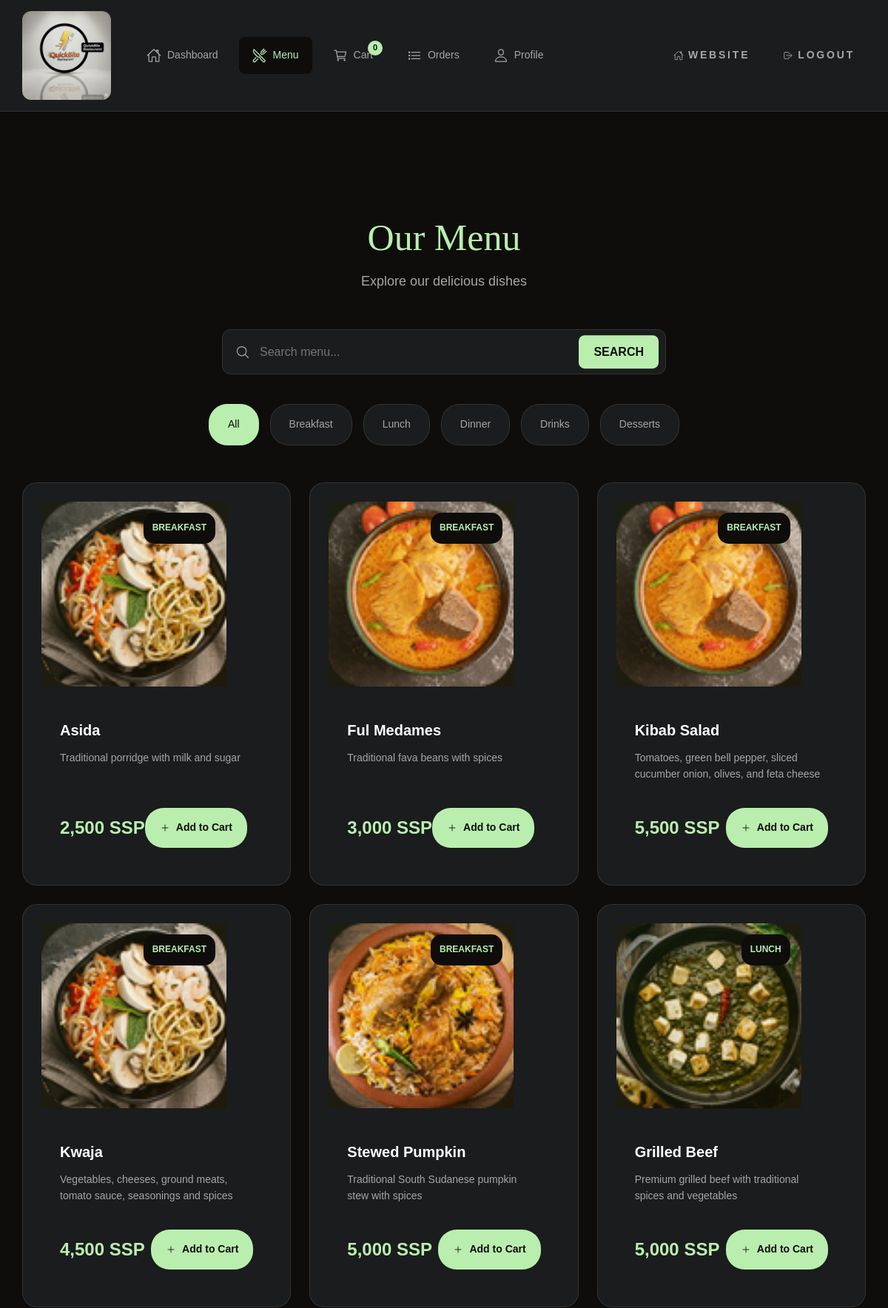
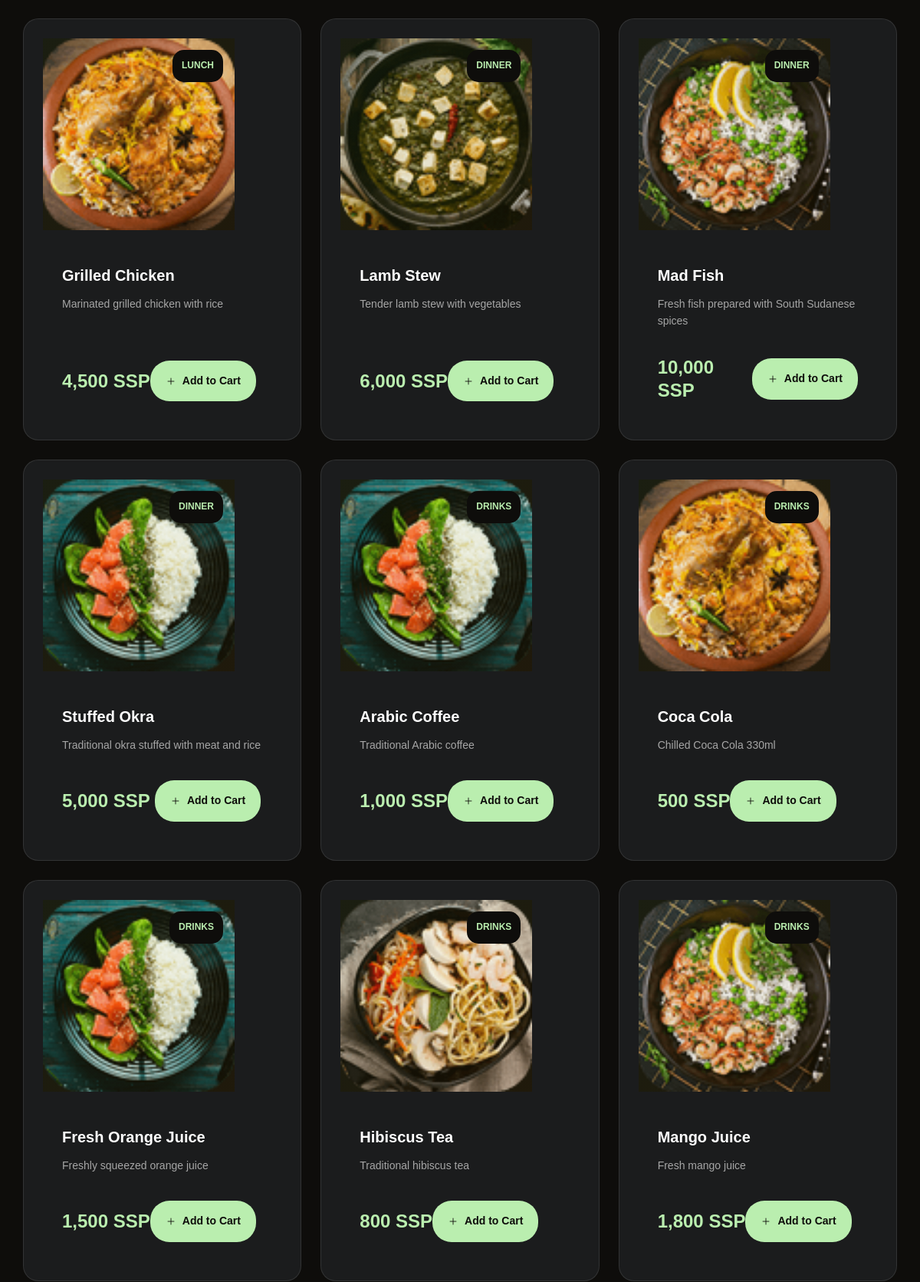
/customer/menu.php (signed in, upper part), run on the app's committed database (2 pictures, top to bottom).
### tables this page shows
CREATE TABLE menu_items (
    id INT AUTO_INCREMENT PRIMARY KEY,
    name VARCHAR(100) NOT NULL,
    description TEXT,
    category ENUM('breakfast', 'lunch', 'dinner', 'drinks', 'desserts', 'appetizers') NOT NULL,
    price DECIMAL(10, 2) NOT NULL,
    image_url VARCHAR(255),
    is_available BOOLEAN DEFAULT TRUE,
    is_featured BOOLEAN DEFAULT FALSE,
    preparation_time INT DEFAULT 15,
    created_at TIMESTAMP DEFAULT CURRENT_TIMESTAMP,
    updated_at TIMESTAMP DEFAULT CURRENT_TIMESTAMP ON UPDATE CURRENT_TIMESTAMP,
    INDEX idx_category (category),
    INDEX idx_available (is_available)
);

### customer/menu.php (the view, shortened to what this page needs)
<?php
$conn = getDBConnection();
$category_filter = $_GET['category'] ?? 'all';
$query = "SELECT * FROM menu_items WHERE is_available = 1";
$query .= " ORDER BY category, name";
$menu_items = $conn->query($query);
?>
<!DOCTYPE html>
<html lang="en">
<head>
    <link rel="stylesheet" href="../assets/css/style.css">
    <link rel="stylesheet" href="../assets/css/customer.css">
</head>
<body class="customer-page">
    <?php include 'includes/header_new.php'; ?>
    <main class="menu-page">
        <div class="menu-container">
            <div class="menu-header">
                <h1 class="headline-1">Our Menu</h1>
                <p class="body-2">Explore our delicious dishes</p>
            </div>
            <div class="menu-search">
                <ion-icon name="search-outline" class="search-icon"></ion-icon>
                <input type="text" class="search-input" placeholder="Search menu..." id="searchInput">
                <button class="search-btn" onclick="searchMenu()">SEARCH</button>
            </div>
            <div class="category-filters">
                <a href="?category=all" class="filter-btn <?php echo $category_filter === 'all' ? 'active' : ''; ?>">All</a>
                <a href="?category=breakfast" class="filter-btn <?php echo $category_filter === 'breakfast' ? 'active' : ''; ?>">Breakfast</a>
                <a href="?category=lunch" class="filter-btn <?php echo $category_filter === 'lunch' ? 'active' : ''; ?>">Lunch</a>
                <a href="?category=dinner" class="filter-btn <?php echo $category_filter === 'dinner' ? 'active' : ''; ?>">Dinner</a>
                <a href="?category=drinks" class="filter-btn <?php echo $category_filter === 'drinks' ? 'active' : ''; ?>">Drinks</a>
                <a href="?category=desserts" class="filter-btn <?php echo $category_filter === 'desserts' ? 'active' : ''; ?>">Desserts</a>
            </div>
            <div class="menu-grid" id="menuGrid">
                <?php if ($menu_items && $menu_items->num_rows > 0): ?>
                    <?php while ($item = $menu_items->fetch_assoc()): ?>
                        <div class="menu-card" data-name="<?php echo strtolower($item['name']); ?>" data-category="<?php echo $item['category']; ?>">
                            <div class="menu-card-image">
                                <?php if (!empty($item['image_url']) && $item['image_url'] !== 'No image'): ?>
                                    <img src="../assets/images/<?php echo htmlspecialchars($item['image_url']); ?>" alt="<?php echo htmlspecialchars($item['name']); ?>" onerror="this.style.display='none'; this.nextElementSibling.style.display='flex';">
                                <?php else: ?>
                                    <div class="dish-icon <?php echo $item['category']; ?>-icon"></div>
                                <?php endif; ?>
                                <div class="category-badge"><?php echo ucfirst($item['category']); ?></div>
                            </div>
                            <div class="menu-card-content">
                                <h3 class="dish-name"><?php echo htmlspecialchars($item['name']); ?></h3>
                                <p class="dish-description">
                                    <?php echo htmlspecialchars($item['description'] ?? 'Delicious and freshly prepared dish'); ?>
                                </p>
                                <div class="dish-footer">
                                    <span class="dish-price"><?php echo number_format($item['price'], 0); ?> SSP</span>
                                    <button class="add-to-cart-btn" onclick="addToCart(<?php echo $item['id']; ?>, '<?php echo htmlspecialchars($item['name']); ?>', <?php echo $item['price']; ?>)">
                                        <ion-icon name="add-outline"></ion-icon>
                                        Add to Cart
                                    </button>
                                </div>
                            </div>
                        </div>
                    <?php endwhile; ?>
                <?php endif; ?>
            </div>
        </div>
    </main>
</body>
</html>

### customer/includes/header_new.php (shortened to what this page needs)
<header class="customer-header">
    <div class="header-container">
        <a href="dashboard.php" class="logo">
            <img src="../assets/images/logo1.png" alt="QuickBite">
        </a>
        <nav class="customer-nav">
            <a href="dashboard.php" class="nav-link <?php echo basename($_SERVER['PHP_SELF']) == 'dashboard.php' ? 'active' : ''; ?>">
                <ion-icon name="home-outline"></ion-icon>
                <span>Dashboard</span>
            </a>
            <a href="menu.php" class="nav-link <?php echo basename($_SERVER['PHP_SELF']) == 'menu.php' ? 'active' : ''; ?>">
                <ion-icon name="restaurant-outline"></ion-icon>
                <span>Menu</span>
            </a>
            <a href="cart.php" class="nav-link <?php echo basename($_SERVER['PHP_SELF']) == 'cart.php' ? 'active' : ''; ?>">
                <ion-icon name="cart-outline"></ion-icon>
                <span>Cart</span>
                <span class="cart-count" id="cartCount">0</span>
            </a>
            <a href="orders.php" class="nav-link <?php echo basename($_SERVER['PHP_SELF']) == 'orders.php' ? 'active' : ''; ?>">
                <ion-icon name="list-outline"></ion-icon>
                <span>Orders</span>
            </a>
            <a href="profile.php" class="nav-link <?php echo basename($_SERVER['PHP_SELF']) == 'profile.php' ? 'active' : ''; ?>">
                <ion-icon name="person-outline"></ion-icon>
                <span>Profile</span>
            </a>
        </nav>
        <div class="header-actions">
            <a href="../index.html" class="btn-text">
                <ion-icon name="home-outline"></ion-icon>
                <span>Website</span>
            </a>
            <a href="../auth/logout.php" class="btn-text">
                <ion-icon name="log-out-outline"></ion-icon>
                <span>Logout</span>
            </a>
        </div>
    </div>
</header>

### assets/css/style.css (style rules this page uses)
:root { --gold-crayola: hsl(110, 65%, 81%); --quick-silver: hsla(0, 0%, 65%, 1); --davys-grey: hsla(30, 3%, 34%, 1); --smoky-black-1: hsla(40, 12%, 5%, 1); --smoky-black-2: hsla(30, 8%, 5%, 1); --smoky-black-3: hsla(0, 3%, 7%, 1); --eerie-black-1: hsla(210, 4%, 9%, 1); --eerie-black-2: hsla(210, 4%, 11%, 1); --eerie-black-3: hsla(180, 2%, 8%, 1); --eerie-black-4: hsla(0, 0%, 13%, 1); --white: hsla(0, 0%, 100%, 1); --white-alpha-20: hsla(0, 0%, 100%, 0.2); --white-alpha-10: hsla(0, 0%, 100%, 0.1); --black: hsla(0, 0%, 0%, 1); --black-alpha-80: hsla(0, 0%, 0%, 0.8); --black-alpha-15: hsla(0, 0%, 0%, 0.15); --loading-text-gradient: linear-gradient(90deg, transparent 0% 16.66%, var(--smoky-black-3) 33.33% 50%, transparent 66.66% 75%); --gradient-1: linear-gradient(to top,hsla(0, 0%, 0%, 0.9),hsla(0, 0%, 0%, 0.7),transparent); --fontFamily-forum: 'Forum', cursive; --fontFamily-dm_sans: 'DM Sans', sans-serif; --fontSize-display-1: calc(1.3rem + 6.7vw); --fontSize-headline-1: calc(2rem + 2.5vw); --fontSize-headline-2: calc(1.3rem + 2.4vw); --fontSize-title-1: calc(1.6rem + 1.2vw); --fontSize-title-2: 2.2rem; --fontSize-title-3: 2.1rem; --fontSize-title-4: calc(1.6rem + 1.2vw); --fontSize-body-1: 2.4rem; --fontSize-body-2: 1.6rem; --fontSize-body-3: 1.8rem; --fontSize-body-4: 1.6rem; --fontSize-label-1: 1.4rem; --fontSize-label-2: 1.2rem; --weight-regular: 400; --weight-bold: 700; --lineHeight-1: 1em; --lineHeight-2: 1.2em; --lineHeight-3: 1.5em; --lineHeight-4: 1.6em; --lineHeight-5: 1.85em; --lineHeight-6: 1.4em; --letterSpacing-1: 0.15em; --letterSpacing-2: 0.4em; --letterSpacing-3: 0.2em; --letterSpacing-4: 0.3em; --letterSpacing-5: 3px; --section-space: 70px; --shadow-1: 0px 0px 25px 0px hsla(0, 0%, 0%, 0.25); --radius-24: 24px; --radius-circle: 50%; --transition-1: 250ms ease; --transition-2: 500ms ease; --transition-3: 1000ms ease; }
*, *::before, *::after { margin: 0; padding: 0; box-sizing: border-box; }
a, img, data, span, input, button, select, ion-icon, textarea { display: block; }
a { color: inherit; text-decoration: none; }
img { height: auto; }
input, button, select, textarea { background: none; border: none; font: inherit; }
input, select, textarea { width: 100%; outline: none; }
button { cursor: pointer; }
html { font-size: 10px; scroll-behavior: smooth; }
body { background-color: var(--eerie-black-1); color: var(--white); font-family: var(--fontFamily-dm_sans); font-size: var(--fontSize-body-4); font-weight: var(--weight-regular); line-height: var(--lineHeight-5); overflow: hidden; height: 300vh; }
.display-1, .headline-1, .headline-2, .title-1, .title-2, .title-3, .title-4 { color: var(--white); font-family: var(--fontFamily-forum); font-weight: var(--weight-regular); line-height: var(--lineHeight-2); }
.headline-1 { font-size: var(--fontSize-headline-1); }
.body-2 { font-size: var(--fontSize-body-2); line-height: var(--lineHeight-4); }
.btn-text { color: var(--gold-crayola); padding-block-end: 4px; margin-inline: auto; text-transform: uppercase; letter-spacing: var(--letterSpacing-3); font-weight: var(--weight-bold); transition: var(--transition-1); }
.menu-card { background: var(--eerie-black-2); border-radius: 12px; padding: 25px; border: 1px solid var(--white-alpha-10); transition: transform 0.15s ease; }
.menu-card { display: flex; align-items: flex-start; gap: 20px; }
@media (min-width: 575px) { :root { --fontSize-body-2: 2rem; } }
@media (min-width: 992px) { :root { --section-space: 100px; } }
@media (min-width: 1200px) { :root { --fontSize-title-2: 2.5rem; } }
.logo img, .auth-logo { border-radius: 15px; transition: var(--transition-2); }
.header-actions { display: flex; gap: 15px; align-items: center; }
.menu-card { position: relative; }
.cart-count { position: absolute; top: -8px; right: -8px; background: var(--gold-crayola); color: var(--smoky-black-1); width: 20px; height: 20px; border-radius: 50%; display: flex; align-items: center; justify-content: center; font-size: 1.2rem; font-weight: bold; min-width: 20px; }
.menu-card { opacity: 1 !important; transform: none !important; }

### data on the page
menu_items: image_url (picture), category "BREAKFAST", name "Asida", description "Traditional porridge with milk and sugar", price "2,500"
menu_items: image_url (picture), category "BREAKFAST", name "Ful Medames", description "Traditional fava beans with spices", price "3,000"
menu_items: image_url (picture), category "BREAKFAST", name "Kibab Salad", description "Tomatoes, green bell pepper, sliced cucumber onion, olives, and feta cheese", price "5,500"
menu_items: image_url (picture), category "BREAKFAST", name "Kwaja", description "Vegetables, cheeses, ground meats, tomato sauce, seasonings and spices", price "4,500"
menu_items: image_url (picture), category "BREAKFAST", name "Stewed Pumpkin", description "Traditional South Sudanese pumpkin stew with spices", price "5,000"
menu_items: image_url (picture), category "LUNCH", name "Grilled Beef", description "Premium grilled beef with traditional spices and vegetables", price "5,000"
menu_items: image_url (picture), category "LUNCH", name "Grilled Chicken", description "Marinated grilled chicken with rice", price "4,500"
menu_items: image_url (picture), category "DINNER", name "Lamb Stew", description "Tender lamb stew with vegetables", price "6,000"
menu_items: image_url (picture), category "DINNER", name "Mad Fish", description "Fresh fish prepared with South Sudanese spices", price "10,000"
menu_items: image_url (picture), category "DINNER", name "Stuffed Okra", description "Traditional okra stuffed with meat and rice", price "5,000"
menu_items: image_url (picture), category "DRINKS", name "Arabic Coffee", description "Traditional Arabic coffee", price "1,000"
menu_items: image_url (picture), category "DRINKS", name "Coca Cola", description "Chilled Coca Cola 330ml", price "500"
menu_items: image_url (picture), category "DRINKS", name "Fresh Orange Juice", description "Freshly squeezed orange juice", price "1,500"
menu_items: image_url (picture), category "DRINKS", name "Hibiscus Tea", description "Traditional hibiscus tea", price "800"
menu_items: image_url (picture), category "DRINKS", name "Mango Juice", description "Fresh mango juice", price "1,800"
